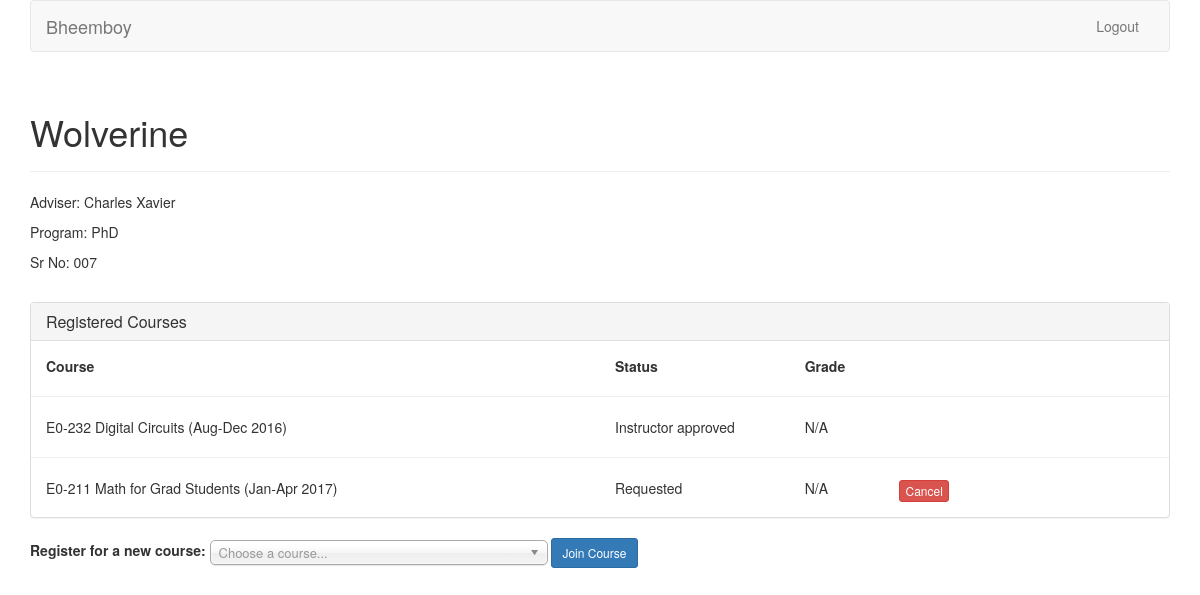
Page / (signed in) on the committed database.
### coursereg/models.py (models this page shows, shortened)
class User(AbstractBaseUser, PermissionsMixin):
    USER_TYPE_FACULTY = 0
    USER_TYPE_STUDENT = 1
    USER_TYPE_OTHER = 2
    PROGRAM_OTHER = 0
    PROGRAM_MTECH = 1
    PROGRAM_MSC = 2
    PROGRAM_PHD = 3
    PROGRAM_ME = 4
    PROGRAM_CHOICES = (
        (PROGRAM_OTHER, 'Other'),
        (PROGRAM_MTECH, 'MTech'),
        (PROGRAM_MSC, 'MSc'),
        (PROGRAM_PHD, 'PhD'),
        (PROGRAM_ME, 'ME'),
    )
    email = models.EmailField(max_length=254, unique=True)
    full_name = models.CharField(max_length=250)
    user_type = models.IntegerField(default=USER_TYPE_STUDENT, choices=(
        (USER_TYPE_FACULTY, "Faculty"),
        (USER_TYPE_STUDENT, "Student"),
        (USER_TYPE_OTHER, "Other"),
    ))
    adviser = models.ForeignKey('self', null=True, blank=True, on_delete=models.CASCADE, limit_choices_to={'user_type': USER_TYPE_FACULTY})
    program = models.IntegerField(default=PROGRAM_OTHER, choices=PROGRAM_CHOICES)
    date_joined = models.DateTimeField(default=timezone.now)
    sr_no = models.CharField(max_length=200, default='-')
    is_staff = models.BooleanField(default=False)
    is_active = models.BooleanField(default=True)
    objects = CustomUserManager()
    USERNAME_FIELD = 'email'
    REQUIRED_FIELDS = []

class Course(models.Model):
    TERM_AUG = 0
    TERM_JAN = 1
    TERM_SUMMER = 2
    TERM_OTHER = 3
    TERM_CHOICES = (
        (TERM_AUG, "Aug-Dec"),
        (TERM_JAN, "Jan-Apr"),
        (TERM_SUMMER, "Summer"),
        (TERM_OTHER, "Other"),
    )
    num = models.CharField(max_length=100)
    title = models.CharField(max_length=200)
    term = models.IntegerField(default=TERM_AUG, choices=TERM_CHOICES)
    last_reg_date = models.DateField(default=timezone.now)
    credits = models.IntegerField(default=3)
    department = models.CharField(max_length=100)
    def __unicode__(self):
        return self.num + ' ' + self.title + ' (%s %s)' % (self.TERM_CHOICES[self.term][1], self.last_reg_date.year)

### coursereg/views.py (the view)
# urls.py: url(r'^$', views.index, name='index'),
@login_required
def index(request):
    if request.user.user_type == models.User.USER_TYPE_STUDENT:
        return student(request)
    elif request.user.user_type == models.User.USER_TYPE_FACULTY:
        return faculty(request)
    elif request.user.user_type == 2:
        return admin(request)
    else:
        return HttpResponse("Logged in. Nothing to show because you are neither student nor faculty.")

### coursereg/views.py (called while the page is built)
def student(request):
    participants = [
        (
            p.course,
            models.Participant.STATE_CHOICES[p.state][1],
            models.Participant.GRADE_CHOICES[p.grade][1],
            p.state == models.Participant.STATE_REQUESTED,
            p.id
        ) for p in models.Participant.objects.filter(user=request.user)]
    context = {
        'user_full_name': request.user.full_name,
        'user_id': request.user.id,
        'adviser_full_name': request.user.adviser.full_name,
        'program': models.User.PROGRAM_CHOICES[request.user.program][1],
        'sr_no': request.user.sr_no,
        'participants': participants,
        'courses': models.Course.objects.filter(last_reg_date__gte=timezone.now()),
    }
    return render(request, 'coursereg/student.html', context)

### coursereg/templates/coursereg/student.html (shortened to what this page needs)
<!DOCTYPE html>
<html lang="en">
      <head>
        {% load staticfiles %}
        <link href="{% static 'coursereg/css/bootstrap.min.css' %}" rel="stylesheet">
        <link href="{% static 'coursereg/css/chosen.css' %}" rel="stylesheet">
    </head>
    <body>
        <div class="container">
            <nav class="navbar navbar-default">
                <div class="container-fluid">
                    <div class="navbar-header">
                        <a class="navbar-brand" href="{% url 'coursereg:index' %}">Bheemboy</a>
                    </div>
                    <div id="navbar" class="navbar-collapse collapse">
                        <ul class="nav navbar-nav navbar-right">
                            <li><a href="{% url 'coursereg:signout' %}">Logout</a></li>
                        </ul>
                    </div>
                </div>
            </nav>
            <div class="row">
                <div class="col-md-12">
                    <div class="page-header">
                        <h1>{{ user_full_name }}</h1>
                    </div>
                    <p>Adviser: {{ adviser_full_name }}</p>
                    <p>Program: {{ program }}</p>
                    <p>Sr No: {{ sr_no }}</p>
                </div>
            </div>
            <div class="row top-buffer-1">
                <div class="col-md-12">
                    <div class="panel panel-default">
                        <div class="panel-heading">
                            <h3 class="panel-title">Registered Courses</h3>
                        </div>
                        <div class="panel-body">
                            <div class="row">
                                <div class="col-md-6"><b>Course</b></div>
                                <div class="col-md-2"><b>Status</b></div>
                                <div class="col-md-1"><b>Grade</b></div>
                            </div>
                            {% for course, state, grade, deleteable, participant_id in participants %}
                            <div class="row">
                                <hr>
                                <div class="col-md-6">{{ course }}</div>
                                <div class="col-md-2">{{ state }}</div>
                                <div class="col-md-1">{{ grade }}</div>
                                {% if deleteable %}
                                <div class="col-md-1">
                                    <form class="form-inline" method="POST" action="{% url 'coursereg:participant_delete' %}">
                                        <button type="submit" class="btn btn-danger btn-xs">Cancel</button>
                                    </form>
                                </div>
                                {% endif %}
                            </div>
                            {% endfor %}
                        </div>
                    </div>
                </div>
            </div>
            <div class="row">
                <div class="col-md-12">
                    <form class="form-inline" method="post" action="{% url 'coursereg:participant_create' %}">
                        <div class="form-group">
                            <label for="course_select">Register for a new course: </label>
                        </div>
                        <button type="submit" class="btn btn-primary btn-sm">Join Course</button>
                    </form>
                </div>
            </div>
        </div>
    </body>
</html>

### coursereg/templates/coursereg/student.html (style rules this page uses)
.top-buffer-1 { margin-top:20px; }

### rows in the picture
User: full_name "Wolverine", sr_no "007"
User: full_name "Charles Xavier"
Course: num+title+term "E0-232 Digital Circuits (Aug-Dec 2016)", state "Instructor approved", grade "N/A"
Course: num+title+term "E0-211 Math for Grad Students (Jan-Apr 2017)", state "Requested", grade "N/A"

### other values in the picture
{{ program }} "PhD"
